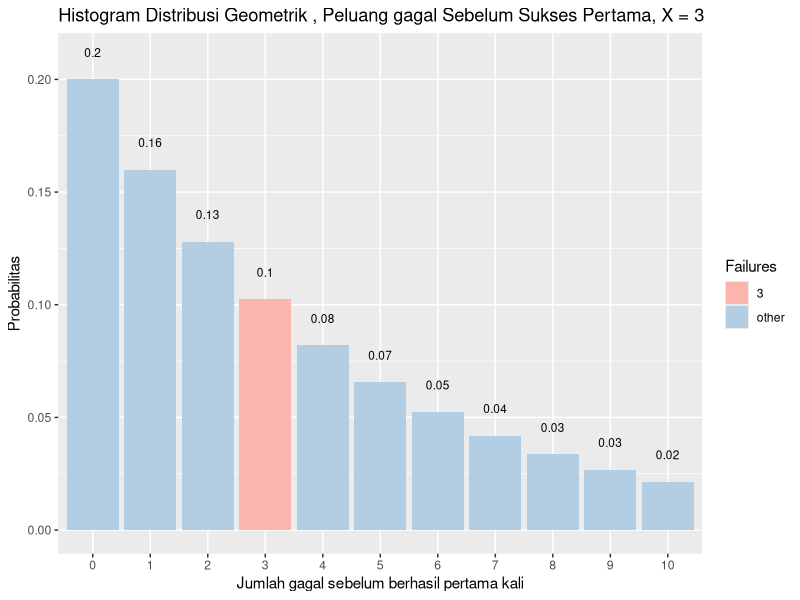
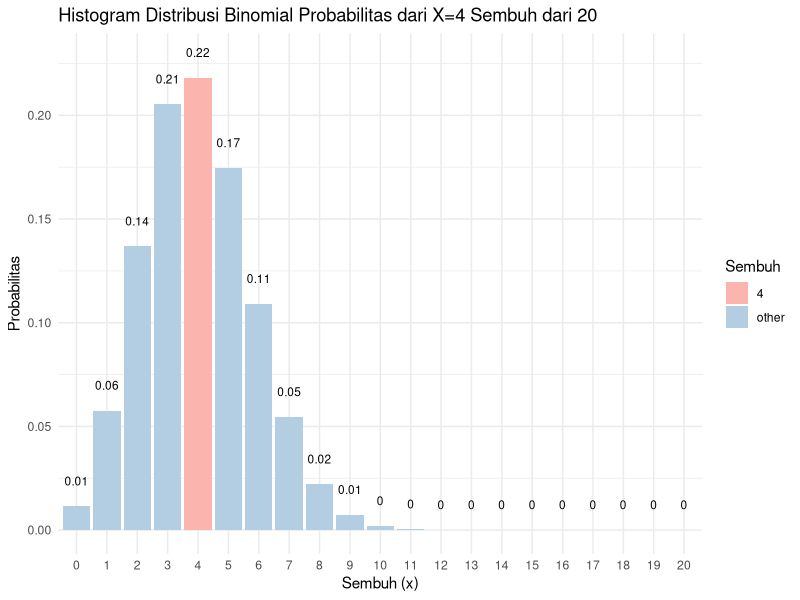
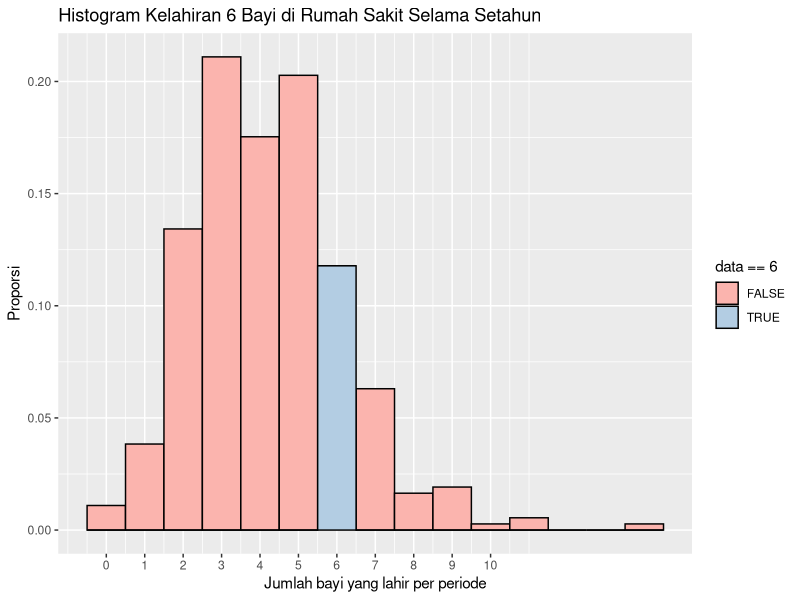
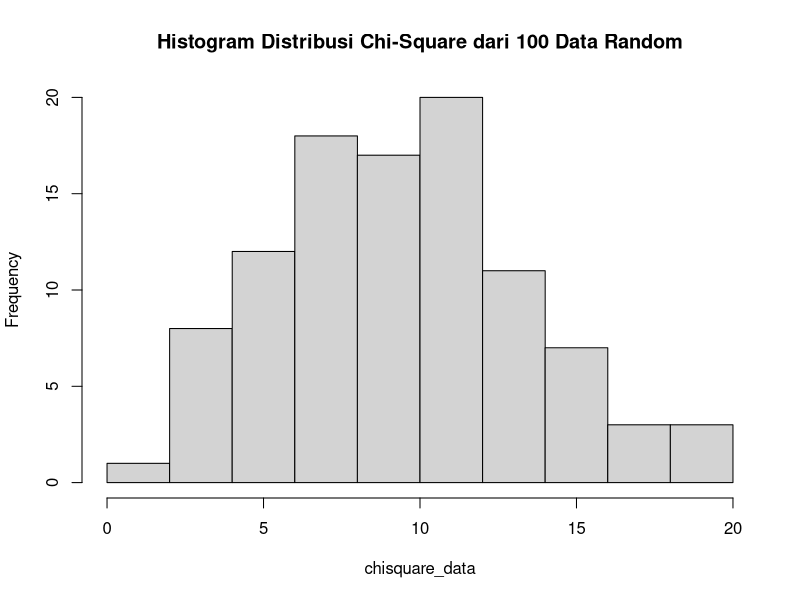
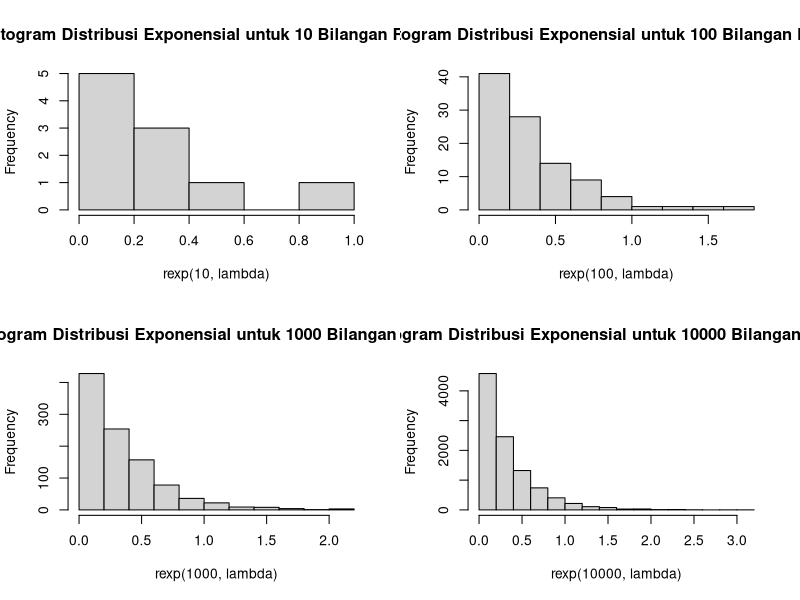
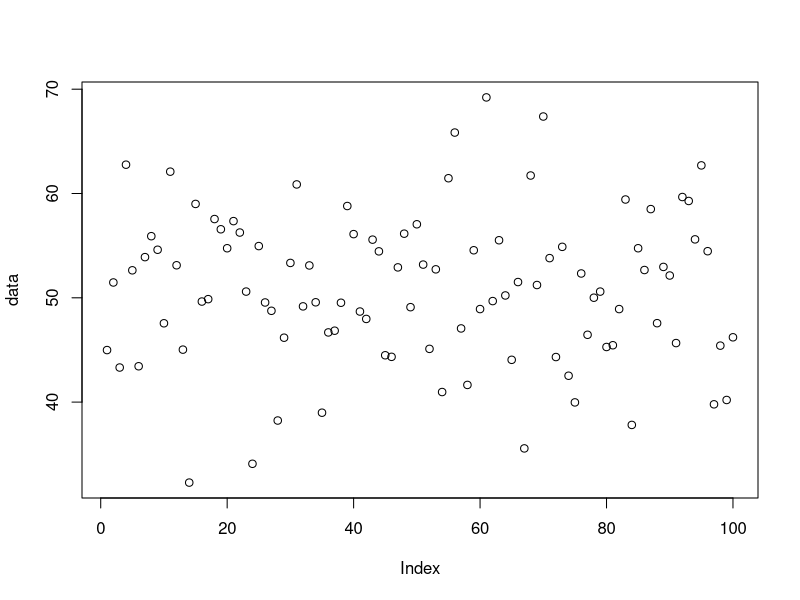
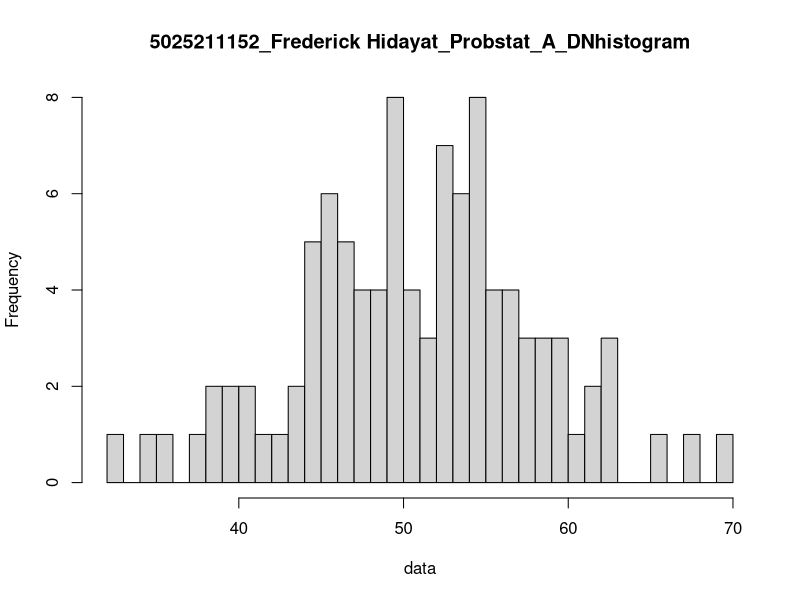

Source code (R) for these figures, in order:
#1 a Berapa peluang penyurvei bertemu x = 3 orang yang tidak menghadiri acara vaksinasi  sebelum keberhasilan pertama ketika p = 0,20 dari populasi menghadiri acara vaksinasi ? (distribusi Geometrik)
p = 0.20
n = 3
dgeom (x = n, prob = p)
#0.1024

#b mean Distribusi Geometrik dengan 10000 data random , prob = 0,20 dimana distribusi geometrik acak tersebut X = 3 ( distribusi geometrik acak () == 3 )
mean(rgeom(n = 10000, prob = p) == 3)


#c Bandingkan Hasil poin a dan b , apa kesimpulan yang bisa didapatkan?
# Nilai yang didapatkan dari nomor 1a adalah 0.1024, disisi lain, pada 1b didapatkan nilai yang tidak jauh beda dengan 1a, sehingga dapat disimpulkan bahwa perhitungan pada 1a mendekati hasil mean data random distribusi geometrik pada 1b

#d Histogram Distribusi Geometrik , Peluang X = 3 gagal Sebelum Sukses Pertama
library(dplyr)
library(ggplot2)

data.frame(x = 0:10, prob = dgeom(x = 0:10, prob = p)) %>%
  mutate(Failures = ifelse(x == 3, 3, "other")) %>%
  ggplot(aes(x = factor(x), y = prob, fill = Failures)) +
  geom_col() +
  geom_text(
    aes(label = round(prob,2), y = prob + 0.01),
    position = position_dodge(0.9),
    size = 3,
    vjust = 0
  ) +
  labs(title = "Histogram Distribusi Geometrik , Peluang gagal Sebelum Sukses Pertama, X = 3",
       x = "Jumlah gagal sebelum berhasil pertama kali",
       y = "Probabilitas") +
  scale_fill_brewer(palette = "Pastel1")
  
#e Nilai Rataan (μ) dan Varian (σ²) dari Distribusi Geometrik.

#nilai rataan
nilai_rataan <- 1/p; nilai_rataan
#5

#nilai varian
nilai_varian <- (1-p)/(p^2); nilai_varian
#20

#2 a Peluang terdapat 4 pasien yang sembuh.
# Jumlah pasien menderita COVID19 = 20, Peluang sembuh = 0.2
n = 20
p = 0.2
x = 4
dbinom (x, n, p)
#0.2181994

#b Gambarkan grafik histogram berdasarkan kasus tersebut.

#data distribusi binomial
library(dplyr)
library(ggplot2)

data.frame(x = 0:20, prob = dbinom(x = 0:20, size = 20, prob = 0.2)) %>%
  mutate(Sembuh = ifelse(x == 4, 4, "other")) %>%
  ggplot(aes(x = factor(x), y = prob, fill = Sembuh)) +
  theme_minimal()+
  geom_col() +
  geom_text(
    aes(label = round(prob,2), y = prob + 0.01),
    position = position_dodge(0.9),
    size = 3,
    vjust = 0) +
  labs(title = "Histogram Distribusi Binomial Probabilitas dari X=4 Sembuh dari 20",
       x = "Sembuh (x)",
       y = "Probabilitas")+
  scale_fill_brewer(palette = "Pastel1")

#c Nilai Rataan (μ) dan Varian (σ²) dari Distribusi Binomial.

#nilai rataan
nilai_rataan <- n*p; nilai_rataan
#4

#nilai varian
nilai_varian <- n*p*(1-p); nilai_varian
#3.2

#3 a Berapa peluang bahwa 6 bayi akan lahir di rumah sakit ini besok?
lambda = 4.5
x = 6
dpois(x, lambda)
#0.1281201

#b simulasikan dan buatlah histogram kelahiran 6 bayi akan lahir di rumah sakit ini  selama setahun (n = 365)
library(dplyr)
library(ggplot2)

random_data <- data.frame('data' = rpois(365, 4.5))
random_data %>% ggplot() +
  geom_histogram(aes(x = data,
                     y = stat(count / sum(count)),
                     fill = data == 6),
                 binwidth = 1,
                 color = 'black',) +
  scale_x_continuous(breaks = 0:10) + 
  labs(x = 'Jumlah bayi yang lahir per periode',
       y = 'Proporsi',
       title = 'Histogram Kelahiran 6 Bayi di Rumah Sakit Selama Setahun') +
  scale_fill_brewer(palette = "Pastel1")

random_data %>% dplyr::summarize(six_babies = sum(random_data$data == 6) / n())

#c dan bandingkan hasil poin a dan b , Apa kesimpulan yang bisa didapatkan
#Didapatkan hasil pada 3a adalah 0.1281201, sedangkan pada 3b didapatkan hasil yang mendekati, sehingga dapat ditarik kesimpulan bahwa perhitungan pada 3a mendekati simulasi terkait yang dilakukan pada soal 3b

#d Nilai Rataan (μ) dan Varian (σ²) dari Distribusi Poisson.

#nilai rataan
nilai_rataan <- lambda; nilai_rataan
#4.5

#nilai varian
nilai_varian <- lambda; nilai_varian
#4.5

#4 a Fungsi Probabilitas dari Distribusi Chi-Square.
x = 2
v = 10
dchisq(x, v)
#0.007664155

#b Histogram dari Distribusi Chi-Square dengan 100 data random.
set.seed(100)
n = 100
chisquare_data <- rchisq(n, v)

hist(chisquare_data, breaks = 10, main = "Histogram Distribusi Chi-Square dari 100 Data Random")

#c Nilai Rataan (μ) dan Varian (σ²) dari Distribusi Chi-Square.

#nilai rataan
nilai_rataan <- v; nilai_rataan

#nilai varian
nilai_varian <- 2*v; nilai_varian
#20

#5 a Fungsi Probabilitas dari Distribusi Exponensial 
lambda = 3

#diketahui bilangan acak berdistribusi exponential
#misalkan ada 10 bilangan random
set.seed(1)
dexp(rexp(10, lambda))

#b Histogram dari Distribusi Exponensial untuk 10, 100, 1000 dan 10000 bilangan random
set.seed(1)

#membuat tampilan 2x2
par(mfrow=c(2,2))

hist(rexp(10, lambda), main = "Histogram Distribusi Exponensial untuk 10 Bilangan Random")
hist(rexp(100, lambda), main = "Histogram Distribusi Exponensial untuk 100 Bilangan Random")
hist(rexp(1000, lambda), main = "Histogram Distribusi Exponensial untuk 1000 Bilangan Random")
hist(rexp(10000, lambda), main = "Histogram Distribusi Exponensial untuk 10000 Bilangan Random")

#c Nilai Rataan (μ) dan Varian (σ²) dari Distribusi Exponensial untuk n = 100 dan λ = 3
set.seed(1)
n = 100
lambda = 3

#nilai rataan
mean(rexp(n, lambda))

#nilai varian
var(rexp(n, lambda))

#6 a Fungsi Probabilitas dari Distribusi Normal P(X1 ≤ x ≤ X2), hitung Z-Score Nya dan plot data generate randomnya dalam bentuk grafik. Petunjuk(gunakan fungsi plot()).
#Keterangan : 
#X1 = Dibawah rata-rata 
#X2 = Diatas rata-rata

# Terdapat 100 data dengan mean = 50 serta sd = 8
set.seed(1)
n = 100
mean_data = 50
sd_data = 8

data <- rnorm(n, mean_data, sd_data); data
rataan_data <- mean(data)

X1 <- floor(rataan_data); X1
X2 <- ceiling(rataan_data); X2

upper_prob <- pnorm(X2, mean_data, sd_data)
lower_prob <- pnorm(X1, mean_data, sd_data)
probability <- upper_prob - lower_prob ; probability

z_scores <- (data - rataan_data)/ sd(data); z_scores
par(mfrow=c(1,1))

#plot data generate random
plot (data)

#b Generate Histogram dari Distribusi Normal dengan breaks 50 dan format penamaan: 
#NRP_Nama_Probstat_{Nama Kelas}_DNhistogram
hist(data, breaks = 50, main = "5025211152_Frederick Hidayat_Probstat_A_DNhistogram")

#c Nilai Varian (σ²) dari hasil generate random nilai Distribusi Normal.
var(data)